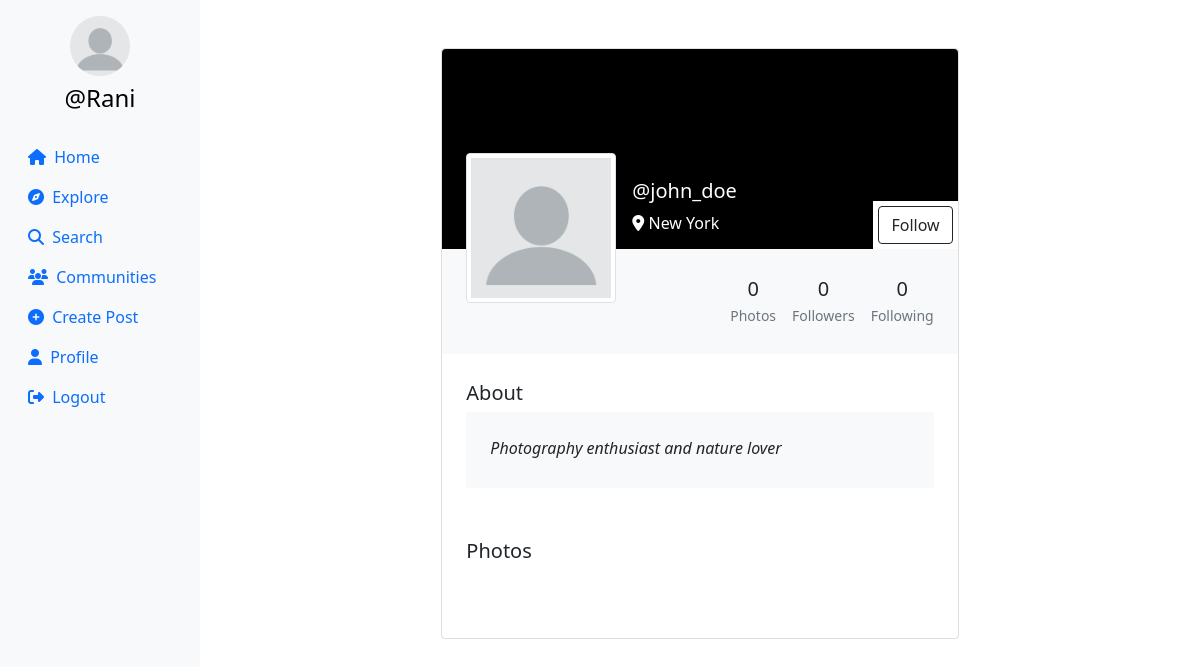
The app's page /profile/john_doe (signed in) with its own data.
### userauth/models.py (models this page shows, shortened)
class Profile(models.Model):
    user = models.ForeignKey(User, on_delete=models.CASCADE)
    id_user = models.IntegerField(primary_key=True, default=0)
    bio = models.TextField(blank=True, default='')
    profileimg = models.ImageField(upload_to='profile_images', default='blank-profile-picture.png')
    location = models.CharField(max_length=100, blank=True, default='')

### userauth/views.py (the view, shortened to what this page needs)
# urls.py: path('profile/<str:id_user>', views.profile),
@login_required(login_url='/loginn')
def profile(request,id_user):
    user_object = User.objects.get(username=id_user)
    print(user_object)
    profile = Profile.objects.get(user=request.user)
    user_profile = Profile.objects.get(user=user_object)
    user_posts = Post.objects.filter(user=id_user).order_by('-created_at')
    user_post_length = len(user_posts)
    follower = request.user.username
    user = id_user
    if Followers.objects.filter(follower=follower, user=user).first():
        follow_unfollow = 'Unfollow'
    else:
        follow_unfollow = 'Follow'
    user_followers = len(Followers.objects.filter(user=id_user))
    user_following = len(Followers.objects.filter(follower=id_user))
    context = {
        'user_object': user_object,
        'user_profile': user_profile,
        'user_posts': user_posts,
        'user_post_length': user_post_length,
        'profile': profile,
        'follow_unfollow':follow_unfollow,
        'user_followers': user_followers,
        'user_following': user_following,
    }
    return render(request, 'profile.html', context)

### templates/profile.html (shortened to what this page needs)
{% load static %}
<!DOCTYPE html>
<html lang="en">
<head>
    <link rel="stylesheet" href="https://maxcdn.bootstrapcdn.com/bootstrap/4.5.2/css/bootstrap.min.css">
    <link href="https://cdn.jsdelivr.net/npm/bootstrap@5.0.2/dist/css/bootstrap.min.css" rel="stylesheet"
>
    <link rel="stylesheet" href="{% static 'css/app.css' %}">
</head>
<body>
    {% load static %}
    <div class="container-fluid">
        <div class="row">
            <nav class="col-md-2 d-none d-md-block sidebar" style="position: fixed;">
                <div class="text-center mt-3">
                    <img src="{{profile.profileimg.url}}" alt="Profile Picture" class="profile-pic">
                    <h4 class="mt-2"><a href="/profile/{{user}}" style="text-decoration:none;">@{{user}}</a></h4>
                </div>
                <ul class="nav flex-column mt-4">
                    <li class="nav-item">
                        <a class="nav-link active" href="/">
                            <i class="fa-solid fa-house mr-1"></i> Home
                        </a>
                    </li>
                    <li class="nav-item">
                        <a class="nav-link" href="/explore">
                            <i class="fa-solid fa-compass mr-1"></i> Explore
                        </a>
                    </li>
                    <li class="nav-item">
                        <a class="nav-link" href="#" data-bs-toggle="modal" data-bs-target="#exampleModal3">
                            <i class="fa-solid fa-magnifying-glass mr-1"></i> Search
                        </a>
                    </li>
                    <li class="nav-item">
                        <a class="nav-link" href="/communities/">
                            <i class="fa-solid fa-users mr-1"></i> Communities
                        </a>
                    </li>
                    <li class="nav-item">
                        <a class="nav-link" href="#" data-bs-toggle="modal" data-bs-target="#exampleModal2"
                            data-bs-whatever="@getbootstrap">
                            <i class="fa-solid fa-circle-plus mr-1"></i> Create Post
                        </a>
                    </li>
                    <li class="nav-item">
                        <a class="nav-link" href="/profile/{{user}}">
                            <i class="fa-solid fa-user mr-1"></i> Profile
                        </a>
                    </li>
                    <li class="nav-item">
                        <a class="nav-link" href="/logoutt">
                            <i class="fa-solid fa-right-from-bracket mr-1"></i> Logout
                        </a>
                    </li>
                </ul>
            </nav>
            {% load static %}
            <main role="main" class="col-md-9 ml-sm-auto col-lg-10 px-md-4">
                <section class="gradient-custom-2">
                    <div class="container py-5">
                        <div class="row d-flex justify-content-center align-items-center h-100">
                            <div class="col col-lg-9 col-xl-7">
                                <div class="card">
                                    <div class="rounded-top text-white d-flex flex-row"
                                        style="background:black; height:200px;">
                                        <div class="ms-4  d-flex flex-column" style="width: 150px; margin-top:5rem;">
                                            <img src="{{user_profile.profileimg.url}}" alt="Generic placeholder image"
                                                class="img-fluid img-thumbnail mt-4 mb-2"
                                                style="width: 150px; z-index: 1">
                                        </div>
                                        <div class="ms-3" style="margin-top: 130px;">
                                            <h5>@{{user_profile.user}}</h5>
                                            <p><i class="fa-solid fa-location-dot"></i> {{user_profile.location}}</p>
                                        </div>
                                        <div style="margin-inline-start: auto; margin-top: auto;background:white;">
                                        <form action="/follow" method="POST">
                                            {% csrf_token %}  {% if user != user_profile.user %}
                                            <button type="submit" class="btn btn-outline-dark"
                                                data-mdb-ripple-color="dark" style="z-index: 1; margin: 5px;"
                                                data-bs-toggle="modal" data-bs-target="#exampleModal1"
                                                data-bs-whatever="@getbootstrap">
                                                {{follow_unfollow}}
                                            </button>
                                            {% endif %}
</form>
                                        </div>
                                    </div>
                                    <div class="p-4 text-black" style="background-color: #f8f9fa;">
                                        <div class="d-flex justify-content-end text-center py-1">
                                            <div>
                                                <p class="mb-1 h5">{{user_post_length}}</p>
                                                <p class="small text-muted mb-0">Photos</p>
                                            </div>
                                            <div class="px-3">
                                                <p class="mb-1 h5">{{user_followers}}</p>
                                                <p class="small text-muted mb-0">Followers</p>
                                            </div>
                                            <div>
                                                <p class="mb-1 h5">{{user_following}}</p>
                                                <p class="small text-muted mb-0">Following</p>
                                            </div>
                                        </div>
                                    </div>
                                    <div class="card-body p-4 text-black">
                                        <div class="mb-5">
                                            <p class="lead fw-normal mb-1">About</p>
                                            <div class="p-4" style="background-color: #f8f9fa;">
                                                <p class="font-italic mb-1">{{user_profile.bio}}</p>
                                            </div>
                                        </div>
                                        <div class="mb-5">
                                            <p class="lead fw-normal mb-1">Photos</p>
                                        </div>
                                    </div>
                                </div>
                            </div>
                        </div>
                    </div>
                </section>
            </main>
        </div>
    </div>
</body>
</html>

### templates/profile.html (style rules this page uses)
.sidebar { background-color: #f8f9fa; height: 100vh; color: black; }
.profile-pic { width: 60px; height: 60px; border-radius: 50%; object-fit: cover; }
a { color: black; }

### records on screen
Profile: profileimg (placeholder picture)
Profile: profileimg (placeholder picture), user "john_doe", location "New York", bio "Photography enthusiast and nature lover"

### other values on screen
{{ user }} "Rani"
{{ follow_unfollow }} "Follow"
{{ user_post_length }} "0"
{{ user_followers }} "0"
{{ user_following }} "0"
